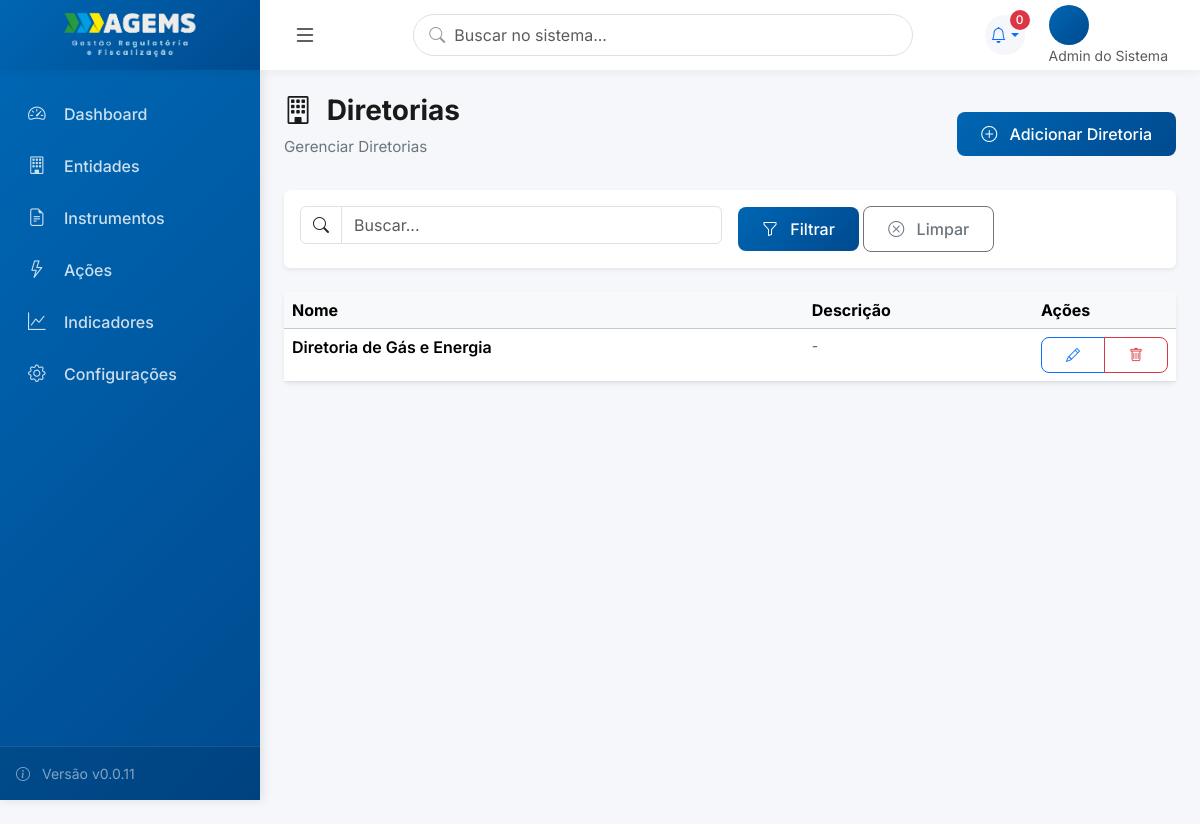
The page /diretorias/ (signed in) on the database as committed earlier.
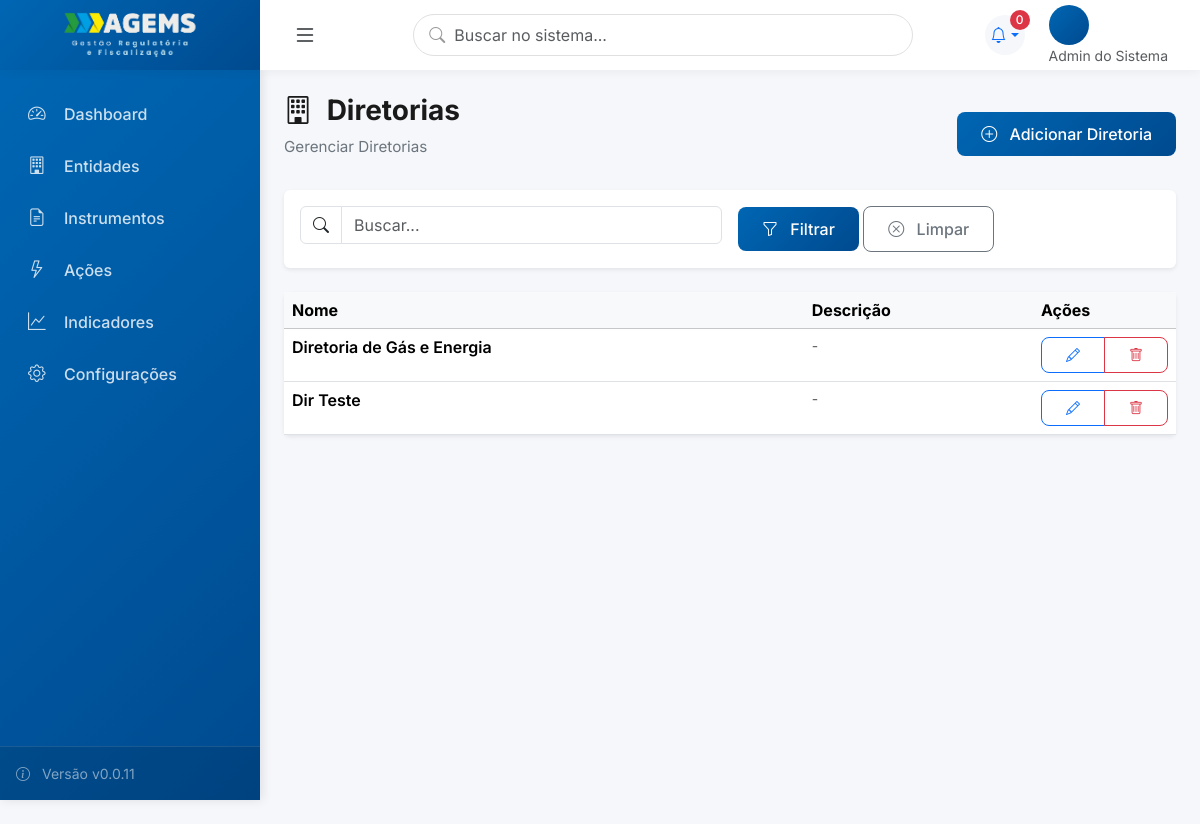
The same page on the database as committed later.
### core/models.py (models this page shows, shortened)
class Diretoria(models.Model):
    nome = models.CharField('Nome da Diretoria', max_length=200)
    sigla = models.CharField('Sigla', max_length=10, unique=True)
    diretor_responsavel = models.CharField('Diretor Responsável', max_length=200, blank=True)
    descricao = models.TextField('Descrição', blank=True)
    ativa = models.BooleanField('Ativa', default=True)
    data_criacao = models.DateTimeField('Data de Criação', auto_now_add=True)
    class Meta:
        verbose_name = 'Diretoria'
        verbose_name_plural = 'Diretorias'
        ordering = ['sigla']

### core/core_views.py (the view)
# urls.py: path('diretorias/', DiretoriaListView.as_view(), name='diretoria_list'),
class DiretoriaListView(ModernListView):
    model = Diretoria
    template_name = 'core/diretoria_list.html'
    icon = "bi bi-building"
    create_url = 'diretoria_create'

### core/views.py (called while the page is built)
    def get_context_data(self, **kwargs):
        context = super().get_context_data(**kwargs)
        context['title'] = getattr(self, 'title', self.model._meta.verbose_name_plural.title())
        context['subtitle'] = getattr(self, 'subtitle', f'Gerenciar {self.model._meta.verbose_name_plural}')
        context['icon'] = getattr(self, 'icon', 'bi bi-list')
        context['singular_name'] = self.model._meta.verbose_name.title()
        context['create_url'] = getattr(self, 'create_url', f'{self.model._meta.model_name}_create')
        return context

    def get_queryset(self):
        queryset = self.model.objects.all()
        search = self.request.GET.get('q')
        if search and hasattr(self, 'search_fields'):
            from django.db.models import Q
            query = Q()
            for field in self.search_fields:
                query |= Q(**{f'{field}__icontains': search})
            queryset = queryset.filter(query)
        return queryset

### templates/core/diretoria_list.html
﻿{% extends 'components/list_view.html' %}
{% block table_headers %}
<th>Nome</th>
<th>Descrição</th>
{% endblock %}
{% block table_rows %}
{% for item in object_list %}
<tr>
    <td>
        <div class="fw-semibold">{{item.nome}}</div>
    </td>
    <td>
        {% if item.descricao %}
        <small class="text-muted">{{item.descricao|truncatewords:15}}</small>
        {% else %}
        <small class="text-muted">-</small>
        {% endif %}
    </td>
    <td>
        <div class="btn-group btn-group-sm">
            <a href="{% url 'diretoria_edit' item.pk %}" class="btn btn-outline-primary" title="Editar">
                <i class="bi bi-pencil"></i>
            </a>
            <a href="{% url 'diretoria_delete' item.pk %}" class="btn btn-outline-danger" title="Excluir">
                <i class="bi bi-trash"></i>
            </a>
        </div>
    </td>
</tr>
{% endfor %}
{% endblock %}

Rows that differ between the two databases and show on the page:
added Diretoria: nome "Dir Teste"
